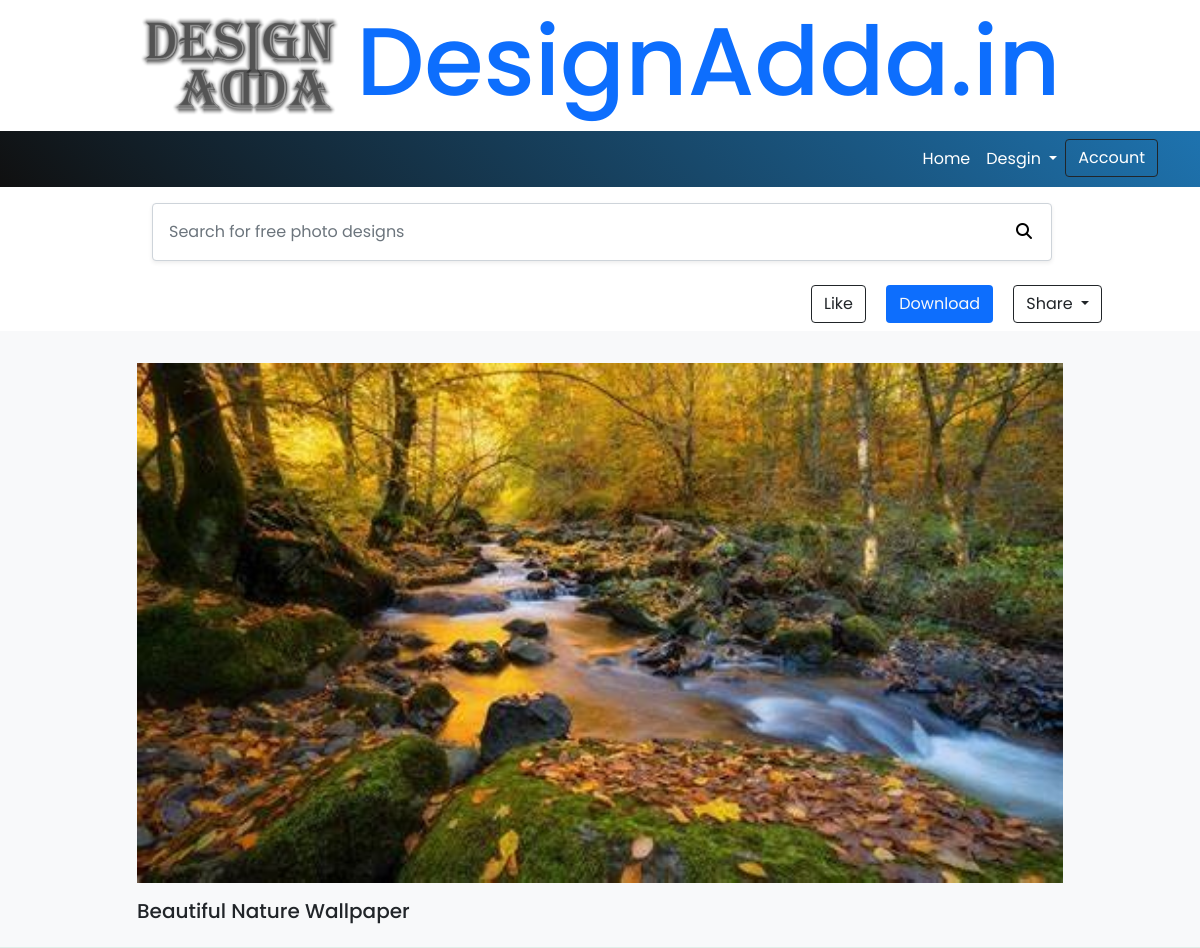
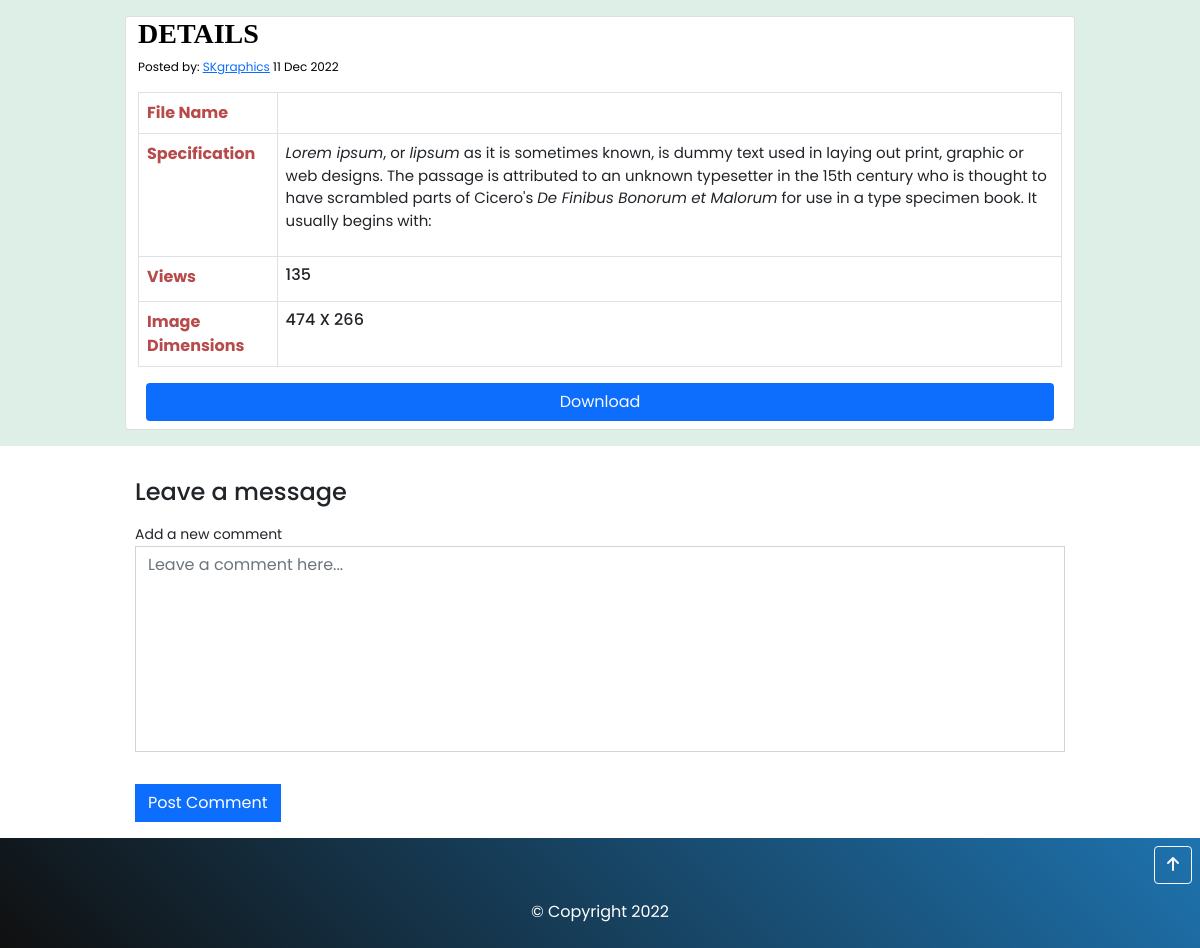
Screenshot of /detail/beautiful-nature-wallpaper with the database file from the repository (2 pictures, top to bottom).
### app/models.py (models this page shows, shortened)
class Product(models.Model):
    product_name = models.CharField(max_length=255)
    product_type = models.ForeignKey(Category, verbose_name="Category", on_delete=models.CASCADE)
    description = HTMLField(null=True, blank=True)
    price = models.IntegerField(default='0')
    mrp = models.IntegerField(default='0')
    image = models.ImageField(upload_to="upload/",null=True, blank=True)
    product_zip = models.FileField(upload_to="product_zip/",null=True, blank=True)
    posted_by = models.CharField(max_length=50, null=True, blank=True, default="SKgraphics", editable=False)
    slug = AutoSlugField(populate_from='product_name', unique=True,null=True, default=None)
    views = models.IntegerField(default='0', editable=False)
    share = models.IntegerField(default='0', editable=False)
    downloads = models.IntegerField(default='0', editable=False)
    software_used  = models.CharField(max_length=100, null=True, blank=True, default="N/A")
    created_date = models.DateTimeField(auto_now_add=True)
    updated_date = models.DateTimeField(auto_now=True)

### app/views.py (the view)
# urls.py: path("detail/<prd_slug>",views.ProductDetail,name="detail"),
def ProductDetail(request,prd_slug):
    slug=Product.objects.get(slug=prd_slug)
    comments = Comment.objects.filter(product_id_id = slug.id).order_by('-created_date')
    reply = Reply.objects.all().order_by('-created_date')
    slug.views= slug.views + 1
    slug.save()
    product_id = slug.id
    filesize=''
    filename=''
    filetype=''
    if slug.product_zip != '':
        filesize = slug.product_zip.file.size # Get image size
        filename = str(slug.product_zip)
        filename = filename.replace('_', ' ')
        filetype = mimetypes.guess_type(filename)[0]
    my_data = Category.objects.all()
    product = Product.objects.all().order_by('-views')
    prd = slug.product_name
    slc = slice(20)
    product = Product.objects.filter(product_name__icontains=str(prd[slc])).order_by("product_name")[:20]
    total_likes = Like.objects.filter(product_id=product_id).count() #Total likes
    if request.session.has_key('customer_id'):
        is_customer = request.session['customer_name']
        is_customer_id = request.session['customer_id']
        if Like.objects.filter(product_id=product_id,customer_id=is_customer_id).exists():
            like_status = 1
        else:
            like_status = 0
        context = {
                'product_slug':slug,
                'category':my_data,
                'is_customer':is_customer,
                'is_customer_id':is_customer_id,
                'product':product,
                'filesize':filesize,
                'total_likes':total_likes,
                'like_status':like_status,
                'filename':filename,
                'filetype':filetype,
                'comments':comments,
                'reply':reply
        }
        return render(request,"app/detail.html",context)
    else:
        context = {
                'product_slug':slug,
                'category':my_data,
                'popular_prd':product,
                'total_likes':total_likes,
                'comments':comments,
                'reply':reply
        }
        return render(request,"app/detail.html",context)

### app/templates/app/detail.html (shortened to what this page needs)
{% extends 'base.html' %}
{% load social_share %}
{% load static %}
{% block content  %}
{% include 'search_form.html' %}
{% if product_slug %}
    <section class="mt-3">
        <div class="container">
            <div class="text-end p-2 pe-5">
                {% if is_customer_id %}
                    {% comment %} <a class="btn btn-outline-dark mx-2" href="#">Collect</a> {% endcomment %}
                    {% if like_status == 1 %}
                    <a class="btn btn-dark mx-2" href="{% url 'likes' user_id=is_customer_id item_id=product_slug.id prd_slug=product_slug.slug %}">
                        <span style="font-size:13px">{{total_likes  }}</span> Like
                    </a>
                    {% else %}
                        <a style="border:1px solid " class="btn  mx-2" href="{% url 'likes' user_id=is_customer_id item_id=product_slug.id prd_slug=product_slug.slug %}">
                            <span style="font-size:13px">{{total_likes  }}</span> Like
                        </a>
                    {% endif %}
                    <a class="btn bg-primary text-light mx-2" href="{% url 'download' user_id=is_customer_id item_id=product_slug.id prd_slug=product_slug.slug %}">Download</a>
                {% else %}
                    <a class="btn btn-outline-dark mx-2" href="/login"> Like</a>
                    <a class="btn bg-primary text-light mx-2" href="/login">Download</a>
                {% endif %}
                <span class="dropdown">
                    <button class="btn btn-outline-dark mx-2 dropdown-toggle" type="button" id="dropdownMenuButton1" data-bs-toggle="dropdown" aria-expanded="false">
                      Share
                    </button>
                </span>
            </div>
        </div>
    </section>
    <section class="bg-light py-3">
        <div class="container">
            <div class="row d-flex justify-content-center">
                <div class="col-md-10">
                    <div >
                        <figure class="text-center mt-3">
                            <img id="imgpath" id="image" style="width: 100%" src="{{product_slug.image.url | urlencode }}" alt="{{product_slug.product_name}}" >
                        </figure>
                        <h5>{{product_slug.product_name }}</h5>
                    </div>
                </div>
            </div>
        </div>
    </section>
    <section class="photo_detail">
        <div class="container py-3">
            <div class="row d-flex justify-content-center">
                <div class="col-md-10 card pb-2">
                    <h3 style="font-weight: 600;font-family: emoji;">DETAILS</h3>
                    <p style="font-size:12px">Posted by: <a href="http://127.0.0.1:8000/">{{product_slug.posted_by}}</a> {{product_slug.created_date|date:" d M Y"}} </p>
                    <table class="table table-bordered">
                        <tr>
                            <td class="details_heading">File Name</td>
                            <td><h6>{{filename | slice:"12:"}}</h6></td>
                        </tr>
                        <tr>
                            <td class="details_heading">Specification</td>
                            <td>
                                <div style="font-size:15px">
                                    {{product_slug.description | safe }}
                                </div>
                            </td>
                        </tr>
                        <tr>
                            <td class="details_heading">Views</td>
                            <td><h6>{{product_slug.views}}</h6></td>
                        </tr>
                        <tr>
                            <td class="details_heading" title="Not a product dimensions">Image Dimensions</td>
                            <td>
                                <h6 id="dimensions"></h6>
                            </td>
                        </tr>
                    </table>
                    {% if is_customer_id %}
                        <a class="btn bg-primary text-light mx-2" href="{% url 'download' user_id=is_customer_id item_id=product_slug.id prd_slug=product_slug.slug %}">Download</a>
                    {% else %}
                        <a class="btn bg-primary text-light mx-2" href="/login">Download</a>
                    {% endif %}
                </div>
            </div>
        </div>
    </section>
{% endif %}
{% include 'comment/comments.html' %}
{% endblock content  %}

### static/css/style.css (style rules this page uses)
* { font-family: 'Poppins', sans-serif; }
body { box-sizing: border-box; overflow-x: hidden; background: #ddd; }
.photo_detail { background-color: #deefe8; color: #000; padding-top: 1px; }
.card { position:relative; }
.details_heading { font-weight: bolder; color: #b74b4b; }

### rows the page displays
Product: image|urlencode (picture), product_name "Beautiful Nature Wallpaper", posted_by "SKgraphics", created_date "11 Dec 2022", description "Lorem ipsum , or lipsum as it is sometimes known, is dummy text used in laying out print, graphic or web designs. The passage is attributed to an unknown typesetter in the 15th century who is thought to have scrambled parts of Cicero's De Finibus Bonorum et Malorum for use in a type specimen book. It usually begins with:", views "135"
